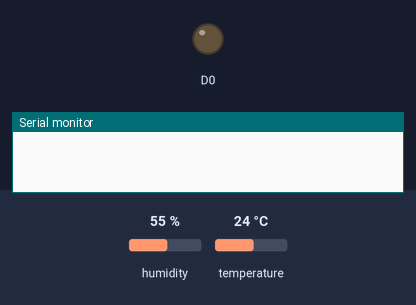
Bench run of a sketch on a simulated ESP8266 (NodeMCU). Shown: output pins drawn as LEDs (lit = HIGH), the last lines printed to the serial monitor. The test bench sets the inputs (shaded band); at power-on: humidity 55 %, temperature 24 °C. WiFi joins after 1.5 s; servers stay silent unless stated.

Above: at 0.1 s.
At 2.4 s:
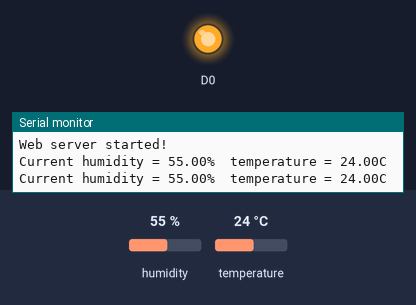
Timing chart, 0 to 3.9 s (numbered marks = the images above):
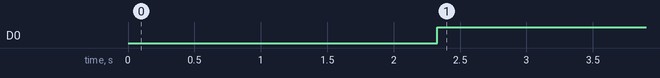

The sketch:

Final.ino
```cpp
#include <ESP8266WiFi.h>
#include <WiFiClient.h>
#include <ESP8266WebServer.h>
#define DHTTYPE DHT11
#include "DHT.h"
#define dht_dpin D3
DHT dht(dht_dpin, DHTTYPE);

// Replace with your network credentials
const char* ssid = "Qwer";
const char* password = "88888888";

ESP8266WebServer server(80);   //instantiate server at port 80 (http port)

String page = "";

void setup(void){

  //the HTML of the web page
 // page = "<h1>Sensor to Node MCU Web Server</h1><h3>Data:</h3> <h4>"+String(t)+"</h4>";
  Serial.begin(115200);
  WiFi.begin(ssid, password); //begin WiFi connection
  Serial.println("");

  dht.begin();
  pinMode(D0,OUTPUT);


  // Wait for connection
  while (WiFi.status() != WL_CONNECTED) {
    delay(500);
    Serial.print(".");
  }
  Serial.println("");
  Serial.print("Connected to ");
  Serial.println(ssid);
  Serial.print("IP address: ");
  Serial.println(WiFi.localIP());

  server.on("/", [](){
    server.send(200, "text/html", page);
  });

  server.begin();
  Serial.println("Web server started!");
}

void loop(void){
    float h = dht.readHumidity();
    float t = dht.readTemperature();
    Serial.print("Current humidity = ");
    Serial.print(h);
    Serial.print("%  ");
    Serial.print("temperature = ");
    Serial.print(t);
    Serial.println("C  ");
    delay(800);


  digitalWrite(D0, HIGH);
  page = "<h1>Sensor to Node MCU Web Server</h1><h3>Temperature:</h3> <h4>"+String(t)+"</h4><h3>Humidity:</h3> <h4>"+String(h)+"</h4>";
  server.handleClient();

}
```

Measured:
- by itself, D0: LOW → HIGH at 2.3 s
